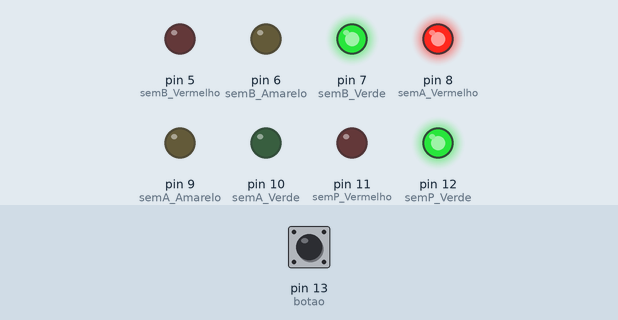
A sketch run on a simulated Arduino Uno, built with avr-gcc and run on an emulated ATmega328P. On the bench: output pins drawn as LEDs (lit = HIGH). The test bench sets the inputs (shaded band); at power-on: pin 13 (botao) LOW.

Above: at 2.5 s.
At 6.5 s:
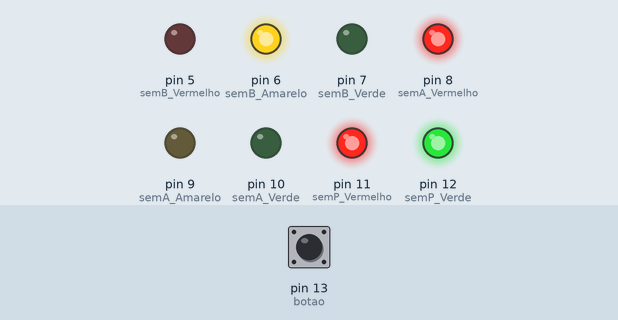
At 14.0 s:
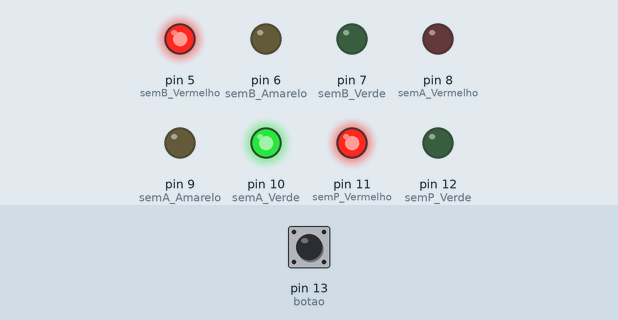
At 21.5 s:
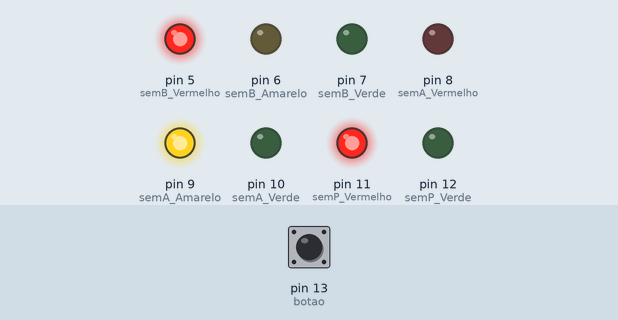
Timing chart, 0 to 29.9 s (numbered marks = the images above):
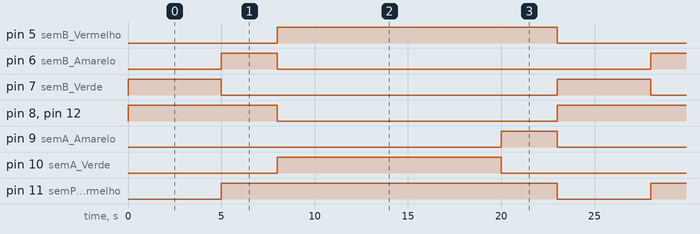

Measured:
- by itself, pin 5 (semB_Vermelho): alternates HIGH for 15.0 s and LOW for 8.0 s
- by itself, pin 6 (semB_Amarelo), pin 9 (semA_Amarelo): alternates HIGH for 3.0 s and LOW for 20.0 s
- by itself, pin 7 (semB_Verde): alternates HIGH for 5.0 s and LOW for 18.0 s
- by itself, pin 8 (semA_Vermelho), pin 12 (semP_Verde): alternates HIGH for 8.0 s and LOW for 15.0 s
- by itself, pin 10 (semA_Verde): alternates HIGH for 12.0 s and LOW for 11.0 s
- by itself, pin 11 (semP_Vermelho): alternates HIGH for 18.0 s and LOW for 5.0 s

The sketch:

PROJETOSEMAOFICIAL.ino
```cpp
//Semaforo A
int semA_Vermelho = 8;
int semA_Amarelo =9;
int semA_Verde = 10;

//Semaforo B
int semB_Vermelho = 5;
int semB_Amarelo = 6;
int semB_Verde = 7;

//Semaforo P
int semP_Vermelho = 11;
int semP_Verde = 12;

int botao = 13;
int botaoStatus;

int time_1, time_2;

int estado;

void setup() {
  // put your setup code here, to run once:
//Semaforo A
pinMode(semA_Vermelho, OUTPUT);
pinMode(semA_Amarelo, OUTPUT);
pinMode(semA_Verde, OUTPUT);

//Semaforo B
pinMode(semB_Vermelho, OUTPUT);
pinMode(semB_Amarelo, OUTPUT);
pinMode(semB_Verde, OUTPUT);

//Semaforo P
pinMode(semP_Vermelho, OUTPUT);
pinMode(semP_Verde, OUTPUT);

pinMode(botao, INPUT);
botaoStatus = 1;


}

void loop() {
  // put your main code here, to run repeatedly:

  int atualMillis = millis();

  if (digitalRead(botao) == HIGH && botaoStatus == 1 && estado != 1 && estado != 2){
    digitalWrite(semA_Vermelho, LOW);
    digitalWrite(semA_Amarelo, HIGH);
    digitalWrite(semA_Verde, LOW);
    delay(3000);

    digitalWrite(semA_Vermelho, HIGH);
    digitalWrite(semA_Amarelo, LOW);
    digitalWrite(semA_Verde, LOW);

    digitalWrite(semB_Vermelho, LOW);
    digitalWrite(semB_Amarelo, LOW);
    digitalWrite(semB_Verde, HIGH);

    digitalWrite(semP_Vermelho, LOW);
    digitalWrite(semP_Verde, HIGH);
    delay(5000);

    time_2 = atualMillis;
    botaoStatus = 2;
    time_1 = atualMillis;
    }

    if (botaoStatus == 2){
      if(atualMillis - time_1 < 0 || atualMillis - time_1 > 34000){
      time_1 = atualMillis;
      botaoStatus = 1;
      }
    }

//De 0 a 5000
   if(atualMillis - time_2 > 0 && atualMillis - time_2 < 5000){
      estado = 1;
      }

//De 5000 a 8000
   if (atualMillis - time_2 > 5000 && atualMillis - time_2 < 8000){
        estado = 2;
        }

//De 8000 a 20000
   if (atualMillis - time_2 > 8000 && atualMillis - time_2 < 20000){
          estado = 3;
          }

//De 20000 a 23000
   if (atualMillis - time_2 > 20000 && atualMillis - time_2 < 23000){
          estado = 4;
          }

//Reset
   if (atualMillis - time_2 > 23000 || atualMillis - time_2 < 0){
          time_2 = atualMillis;
          }

if(estado == 1){
    //Estado A = Vermelho
    //Estado B = Verde
    //Estado P = Verde

    digitalWrite(semA_Vermelho, HIGH);
    digitalWrite(semA_Amarelo, LOW);
    digitalWrite(semA_Verde, LOW);

    digitalWrite(semB_Vermelho, LOW);
    digitalWrite(semB_Amarelo, LOW);
    digitalWrite(semB_Verde, HIGH);

    digitalWrite(semP_Vermelho, LOW);
    digitalWrite(semP_Verde, HIGH);
    }
if(estado == 2){
    //Estado A = Vermelho
    //Estado B = Amarelo
    //Estado P = Vermelho
    //Estado P = Verde

    digitalWrite(semA_Vermelho, HIGH);
    digitalWrite(semA_Amarelo, LOW);
    digitalWrite(semA_Verde, LOW);

    digitalWrite(semB_Vermelho, LOW);
    digitalWrite(semB_Amarelo, HIGH);
    digitalWrite(semB_Verde, LOW);

    digitalWrite(semP_Vermelho, HIGH);
    digitalWrite(semP_Verde, HIGH);
    }
if(estado == 3){
    //Estado A = Verde
    //Estado B = Vermelho
    //Estado P = Vermelho

    digitalWrite(semA_Vermelho, LOW);
    digitalWrite(semA_Amarelo, LOW);
    digitalWrite(semA_Verde, HIGH);

    digitalWrite(semB_Vermelho, HIGH);
    digitalWrite(semB_Amarelo, LOW);
    digitalWrite(semB_Verde, LOW);

    digitalWrite(semP_Vermelho, HIGH);
    digitalWrite(semP_Verde, LOW);
    }
if(estado == 4){
    //Estado A = Amarelo
    //Estado B = Vermelho
    //Estado P = Vermelho

    digitalWrite(semA_Vermelho, LOW);
    digitalWrite(semA_Amarelo, HIGH);
    digitalWrite(semA_Verde, LOW);

    digitalWrite(semB_Vermelho, HIGH);
    digitalWrite(semB_Amarelo, LOW);
    digitalWrite(semB_Verde, LOW);

    digitalWrite(semP_Vermelho, HIGH);
    digitalWrite(semP_Verde, LOW);
    }

    }
```
